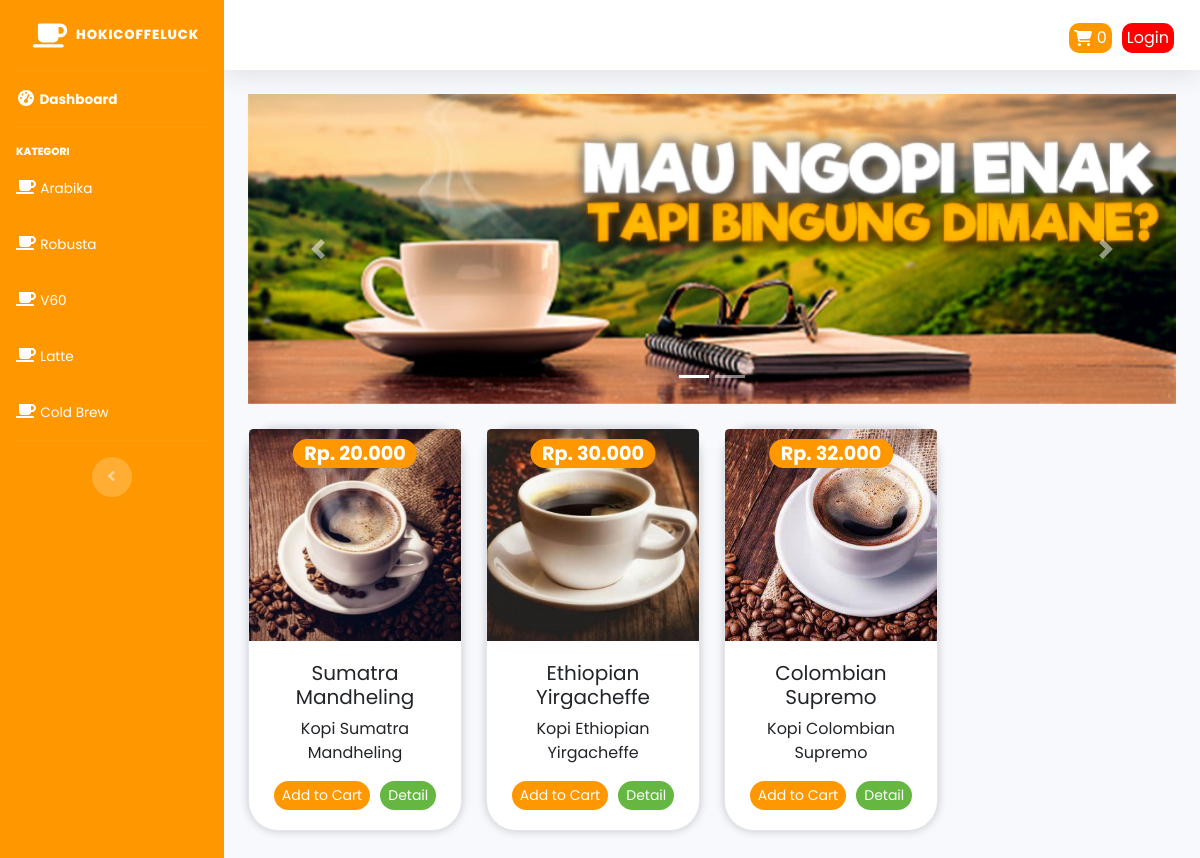
The app's page /index.php/kategori/arabika with its own data.
### tables this page shows
CREATE TABLE `tb_kopi` (
  `id_kopi` int(11) NOT NULL,
  `nama_kopi` varchar(120) NOT NULL,
  `keterangan` varchar(500) NOT NULL,
  `kategori` varchar(60) NOT NULL,
  `harga` int(11) NOT NULL,
  `stok` int(4) NOT NULL,
  `gambar` text NOT NULL
);

### application/controllers/kategori.php (called while the page is built, shortened)
<?php
class Kategori extends CI_Controller {
    public function arabika() {
    $data['arabika'] = $this->model_kategori->data_arabika()->result();
    $this->load->view('templates/header');
    $this->load->view('templates/sidebar');
    $this->load->view('arabika', $data);
    $this->load->view('templates/footer');
    }
}

### index.php (called while the page is built, shortened)
<?php
require_once BASEPATH.'core/CodeIgniter.php';

### application/models/model_kategori.php (called while the page is built, shortened)
<?php
class Model_kategori extends CI_Model {
    public function data_arabika() {
        return $this->db->get_where('tb_kopi',array('kategori' => 'arabika'));
    }
}

### application/views/arabika.php (the view, shortened to what this page needs)
<div class="container-fluid">
    <div id="carouselExampleIndicators" class="carousel slide" data-ride="carousel">
        <ol class="carousel-indicators">
            <li data-target="#carouselExampleIndicators" data-slide-to="0" class="active"></li>
            <li data-target="#carouselExampleIndicators" data-slide-to="1"></li>
        </ol>
        <div class="carousel-inner">
            <div class="carousel-item active">
                <img src="<?php echo base_url('assets/img/slide1.jpg') ?>" class="d-block w-100" alt="...">
            </div>
        </div>
        <a class="carousel-control-prev" href="#carouselExampleIndicators" role="button" data-slide="prev">
            <span class="carousel-control-prev-icon" aria-hidden="true"></span>
        </a>
        <a class="carousel-control-next" href="#carouselExampleIndicators" role="button" data-slide="next">
            <span class="carousel-control-next-icon" aria-hidden="true"></span>
        </a>
    </div>
    <div class="row text-center mt-4">
        <div class="col-12">
            <div class="row">
            <?php foreach ($arabika as $kpi) : ?>
                    <div class="col-md-3" style="margin-bottom: 50px;">
                            <div class="card" style="border-radius: 30px; transition: transform 0.3s; box-shadow: 0 0 10px rgba(0, 0, 0, 0.2);">
                <img src="<?php echo base_url().'/uploads/'.$kpi->gambar ?>" class="card-img-top" alt="...">
                <div class="card-body">
                                <h5 class="card-title mb-2" style="height: 3rem; overflow: hidden;"><?php echo $kpi->nama_kopi ?></h5>
                                <p class="card-text d-none d-sm-block"><?php echo $kpi->keterangan ?></p>
                                <div class="mt-3">
                                    <div class="btn-group">
                                    <?php echo anchor('dashboard/tambah_ke_keranjang/'.$kpi->id_kopi,'<div class="btn btn-sm" style="border-radius: 25px; margin-right: 10px; background-color: #FF9800; border: none;color : white; transition: transform 0.3s;">Add to Cart</div>') ?>
                                    <?php echo anchor('dashboard/detail/'.$kpi->id_kopi,'<div class="btn btn-sm btn-success" style="border-radius: 25px; background-color: #65B741; border: none;color : white; transition: transform 0.3s;">Detail</div>') ?>
                                    </div>
                                    <div class="price badge badge-sm badge-pill badge-warning" style="font-size: 1.2rem; background-color: #FF9800; border: none;color : white;">Rp. <?php echo number_format($kpi->harga, 0,',','.') ?></div>
                                </div>
                            </div>
                        </div>
                    </div>
                <?php endforeach; ?>
            </div>
        </div>
    </div>
</div>

### application/views/templates/header.php (style rules this page uses)
* { font-family: 'Poppins', sans-serif; margin: 0; padding: 0; box-sizing: border-box; }
.navbar a { color: #FFFFFF; }

### application/views/arabika.php (style rules this page uses)
.price { position: absolute; top: 10px; left: 50%; transform: translateX(-50%); }

### records on screen
tb_kopi: gambar (picture), nama_kopi "Sumatra Mandheling", keterangan "Kopi Sumatra Mandheling", id_kopi "Add to Cart", id_kopi "Detail", harga "20.000"
tb_kopi: gambar (picture), nama_kopi "Ethiopian Yirgacheffe", keterangan "Kopi Ethiopian Yirgacheffe", id_kopi "Add to Cart", id_kopi "Detail", harga "30.000"
tb_kopi: gambar (picture), nama_kopi "Colombian Supremo", keterangan "Kopi Colombian Supremo", id_kopi "Add to Cart", id_kopi "Detail", harga "32.000"

### other values on screen
$this->cart->total_items() "0"
